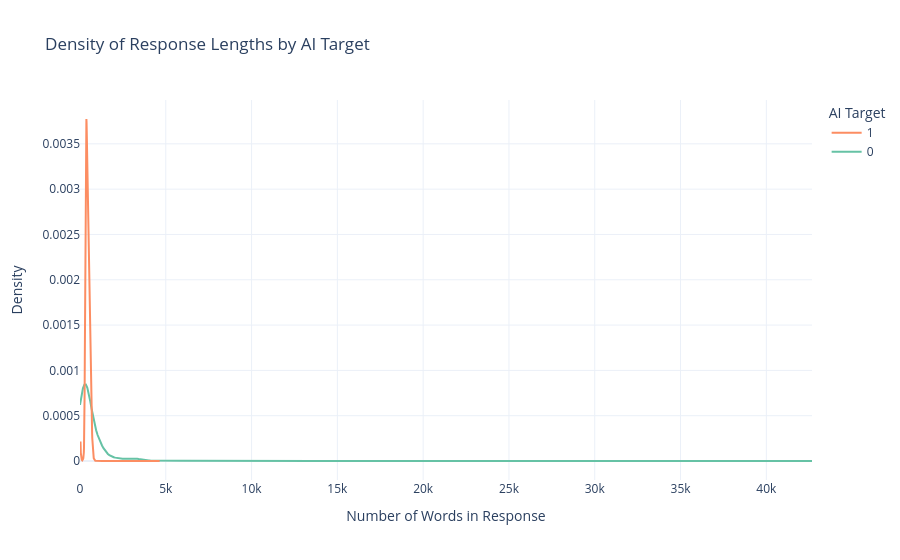

Notebook source saved alongside this figure:
### Code cell
# separate density plot of response length by ai_target
target_values = list(df['ai_target'].dropna().unique())
hist_data = [
    df.loc[df['ai_target'] == target, 'response_length'].dropna().tolist()
    for target in target_values
 ]
group_labels = [str(target) for target in target_values]
colors = px.colors.qualitative.Set2[:len(group_labels)]

fig_density = ff.create_distplot(
    hist_data,
    group_labels,
    show_hist=False,
    show_rug=False,
    colors=colors
 )
fig_density.update_layout(
    title='Density of Response Lengths by AI Target',
    xaxis_title='Number of Words in Response',
    yaxis_title='Density',
    legend_title='AI Target',
    template='plotly_white'
 )
fig_density.show()

### Figure 1 — Plotly figure (JSON) as saved in the notebook; plotly's stock layout.template omitted (floating-point values rounded to 4 significant figures; data arrays with more than 128 entries replaced by an {"elided": "..."} marker saying what was removed)
{"data": [{"legendgroup": "0", "marker": {"color": "rgb(102,194,165)"}, "mode": "lines", "name": "0", "showlegend": true, "type": "scatter", "x": {"elided": "500 float values"}, "xaxis": "x", "y": {"elided": "500 float values"}, "yaxis": "y"}, {"legendgroup": "1", "marker": {"color": "rgb(252,141,98)"}, "mode": "lines", "name": "1", "showlegend": true, "type": "scatter", "x": {"elided": "500 float values"}, "xaxis": "x", "y": {"elided": "500 float values"}, "yaxis": "y"}], "layout": {"barmode": "overlay", "hovermode": "closest", "legend": {"title": {"text": "AI Target"}, "traceorder": "reversed"}, "title": {"text": "Density of Response Lengths by AI Target"}, "xaxis": {"anchor": "y2", "domain": [0, 1], "title": {"text": "Number of Words in Response"}, "zeroline": false}, "yaxis": {"anchor": "free", "domain": [0, 1], "position": 0, "title": {"text": "Density"}}}}
